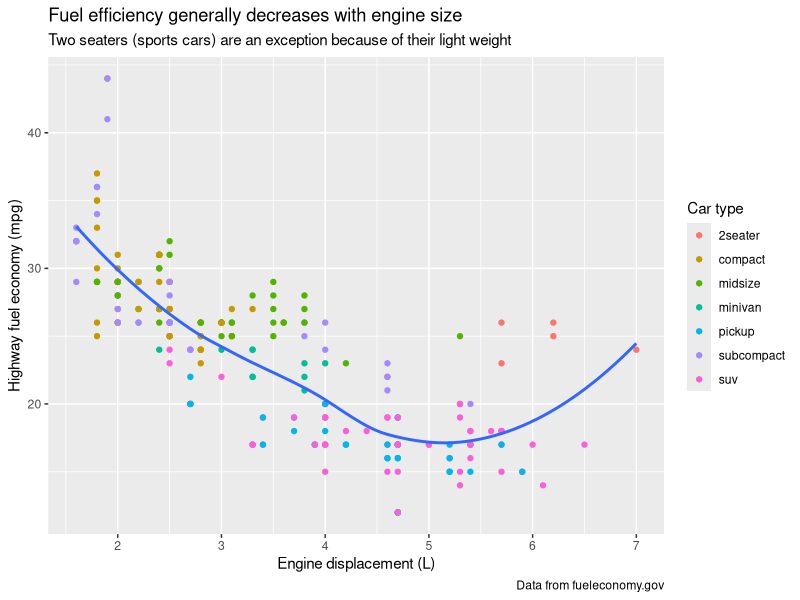
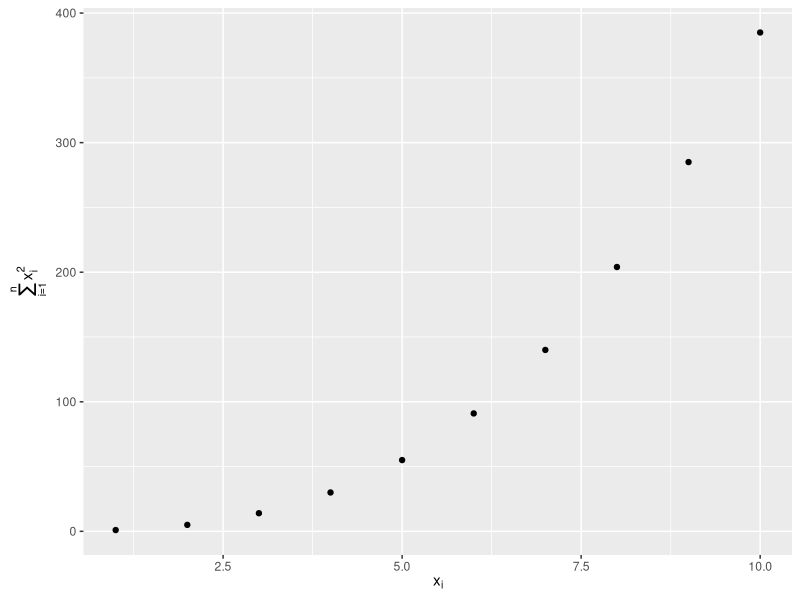
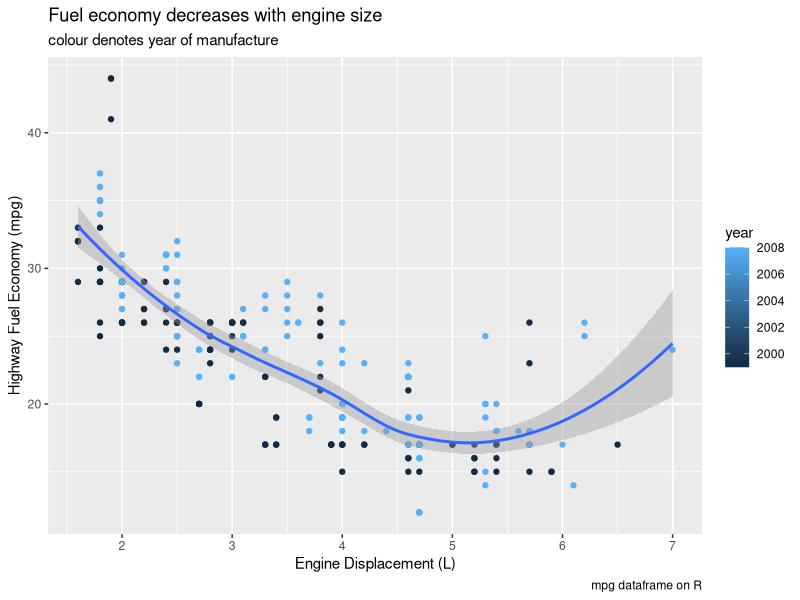
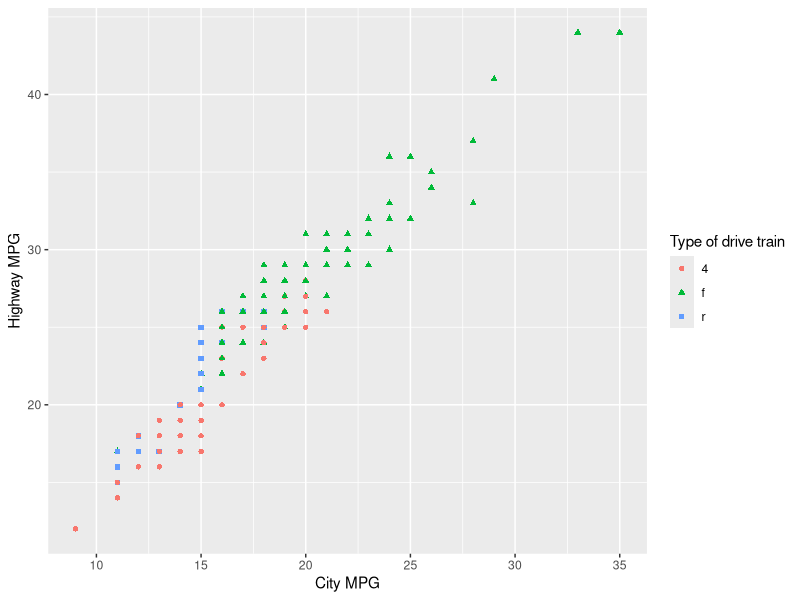
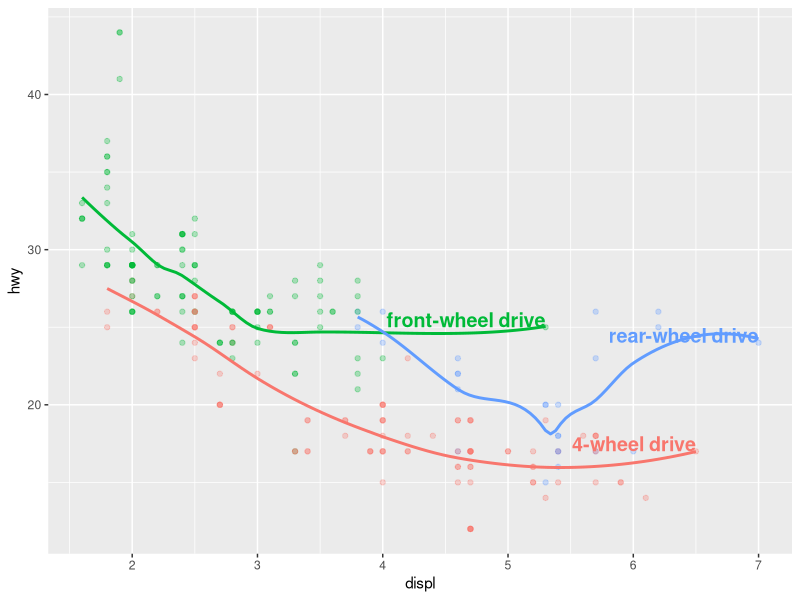
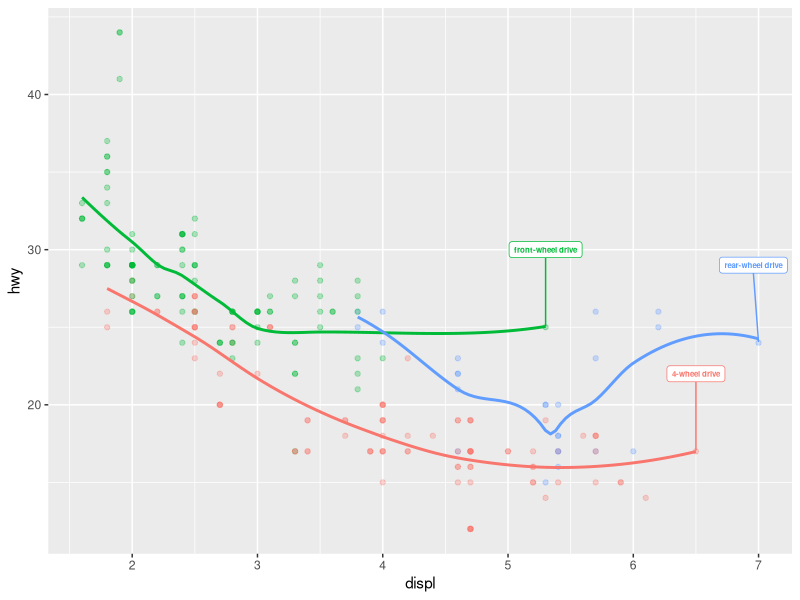
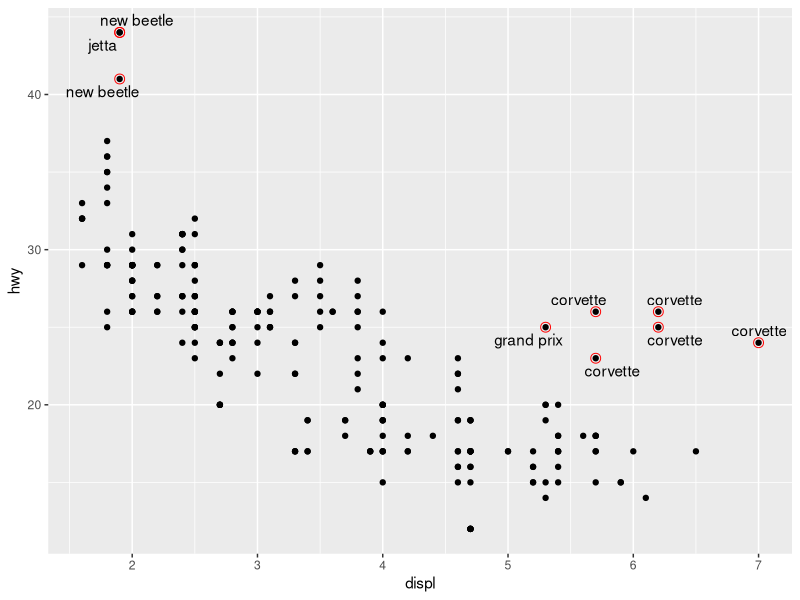
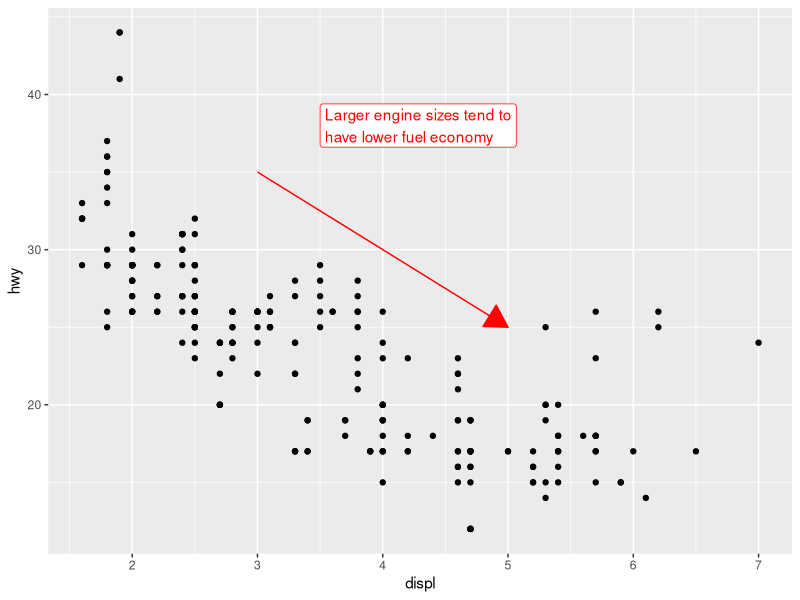

Write the R code that produced these figures, in order.
## ---- chunk 1
library(tidyverse)
library(scales)
library(ggrepel)
library(patchwork)
## ---- chunk 2
ggplot(mpg, aes(x = displ, y = hwy)) +
  geom_point(aes(color = class)) +
  geom_smooth(se = FALSE) +
  labs(
    x = "Engine displacement (L)",
    y = "Highway fuel economy (mpg)",
    color = "Car type",
    title = "Fuel efficiency generally decreases with engine size",
    subtitle = "Two seaters (sports cars) are an exception because of their light weight",
    caption = "Data from fueleconomy.gov"
  )
## ---- chunk 3
df <- tibble(
  x = 1:10,
  y = cumsum(x^2)
)

ggplot(df, aes(x, y)) +
  geom_point() +
  labs(
    x = quote(x[i]),
    y = quote(sum(x[i] ^ 2, i == 1, n))
  )
## ---- chunk 4
ggplot(mpg, aes(x = displ, y = hwy)) +
  geom_point(aes(colour = year)) +
  geom_smooth() +
  labs(title = "Fuel economy decreases with engine size",
       subtitle = "colour denotes year of manufacture",
       x = "Engine Displacement (L)",
       y = "Highway Fuel Economy (mpg)",
       caption = "mpg dataframe on R")
## ---- chunk 5
ggplot(mpg, aes(x = cty, y = hwy)) +
  geom_point(aes(colour = drv, shape = drv)) +
  labs (
    x = "City MPG",
    y = "Highway MPG",
    colour = "Type of drive train",
    shape = "Type of drive train"
  )
## ---- chunk 6
label_info <- mpg |>
  group_by(drv) |>
  arrange(desc(displ)) |>
  slice_head(n = 1) |>
  mutate(
    drive_type = case_when(
      drv == "f" ~ "front-wheel drive",
      drv == "r" ~ "rear-wheel drive",
      drv == "4" ~ "4-wheel drive"
    )
  ) |>
  select(displ, hwy, drv, drive_type)
## ---- chunk 7
ggplot(mpg, aes(x = displ, y = hwy, color = drv)) +
  geom_point(alpha = 0.3) +
  geom_smooth(se = FALSE) +
  geom_text(
    data = label_info, 
    aes(x = displ, y = hwy, label = drive_type),
    fontface = "bold", size = 5, hjust = "right", vjust = "bottom"
  ) +
  theme(legend.position = "none")
## ---- chunk 8
ggplot(mpg, aes(x = displ, y = hwy, color = drv)) +
  geom_point(alpha = 0.3) +
  geom_smooth(se = FALSE) +
  geom_label_repel(
    data = label_info, 
    aes(x = displ, y = hwy, label = drive_type),
    fontface = "bold", size = 2, nudge_y = 5
  ) +
  theme(legend.position = "none")
## ---- chunk 9
potential_outliers <- mpg |> 
  filter(hwy > 40 | (hwy > 20 & displ > 5)) 


  ggplot(mpg, aes(x = displ, y = hwy)) +
  geom_point() +
  geom_text_repel(data = potential_outliers, aes(label = model)) +
  geom_point(
    data = potential_outliers,
    colour = "red", size = 3, shape = "circle open")
## ---- chunk 10
trend_text <- "Larger engine sizes tend to have lower fuel economy" |> 
  str_wrap(width = 30)

trend_text
## ---- chunk 11
ggplot(mpg, aes(x = displ, y = hwy)) +
  geom_point() +
  annotate(
    geom = "label", x = 3.5, y = 38,
    label = trend_text, 
    hjust = "left",  colour = "red"
     ) +
  annotate(
    geom = "segment", 
    x = 3, y = 35, xend = 5, yend = 25, colour = "red", 
    arrow = arrow(type = "closed")
  )
## ---- chunk 12
# Create the plot with text at the four corners
ggplot(mpg, aes(x = displ, y = hwy)) +
  geom_point(alpha = 0.3) +
  geom_text(aes(x = Inf, y = Inf, label = "Top Right"), 
            hjust = 1, vjust = 1, nudge_x = 0.5, nudge_y = 0.5) +  # Adjust top-right corner label
  geom_text(aes(x = -Inf, y = Inf, label = "Top Left"), 
            hjust = 0, vjust = 1, nudge_x = -0.5, nudge_y = 0.5) +  # Adjust top-left corner label
  geom_text(aes(x = Inf, y = -Inf, label = "Bottom Right"), 
            hjust = 1, vjust = 0, nudge_x = 0.5, nudge_y = -0.5) + # Adjust bottom-right corner label
  geom_text(aes(x = -Inf, y = -Inf, label = "Bottom Left"), 
            hjust = 0, vjust = 0, nudge_x = -0.5, nudge_y = -0.5) +  # Adjust bottom-left corner label
  theme_minimal() +
  theme(legend.position = "none") +  # Remove legend for clarity
  coord_cartesian(clip = "off")  # Disable clipping to allow text outside plot area

## ---- chunk 13
ggplot(mpg, aes(x = displ, y = hwy)) +
  geom_point(alpha = 0.3) +
  geom_text(aes(x = Inf, y = Inf, label = "Top Right"), 
            hjust = 1, vjust = 1, nudge_x = 0.5, nudge_y = 0.5) +  
  geom_text(aes(x = -Inf, y = Inf, label = "Top Left"), 
            hjust = 0, vjust = 1, nudge_x = -0.5, nudge_y = 0.5) + 
  geom_text(aes(x = Inf, y = -Inf, label = "Bottom Right"), 
            hjust = 1, vjust = 0, nudge_x = 0.5, nudge_y = -0.5) +  
  geom_text(aes(x = -Inf, y = -Inf, label = "Bottom Left"), 
            hjust = 0, vjust = 0, nudge_x = -0.5, nudge_y = -0.5) +   
  theme_minimal() +
  theme(legend.position = "none") +  
  coord_cartesian(clip = "off")  +
  annotate(
    geom = "point", x = median(mpg$displ), y = median(mpg$displ), 
    colour = "red", size = 4, shape = 17
  )
## ---- chunk 14
# Adding label to single facet
ggplot(mpg, aes(x = displ, y = hwy)) +
  geom_point() +
  facet_wrap(~drv) + 
  geom_text(
  data = subset(mpg, drv == "4"),
  aes(x = 5, y = 30, label = "4- wheel drive"), 
  colour = "blue", size = 5, hjust = 1
) +
  geom_text(
    data = subset(mpg, drv == "f"),
    aes(x = 5, y= 30, label = "front wheel drive"), 
    colour = "red", size = 5, 
  ) +
  geom_text(
    data = subset(mpg, drv == "r"),
    aes(x = 5, y= 30, label ="rear wheel drive"), 
    colour = "green", size = 5, 
  )




## ---- chunk 15
ggplot(mpg, aes(x = displ, y = hwy)) +
  geom_point() +
  geom_segment(
    aes(xend = displ, yend = hwy),
    arrow = arrow(type = "open"),
    color = "blue"
  )
## ---- chunk 16
ggplot(mpg, aes(x = displ, y = hwy)) +
  geom_point() +
  geom_segment(
    aes(xend = displ, yend = hwy),
    arrow = arrow(length = unit(0.1, "inches")),
    color = "blue"
  )
## ---- chunk 17
ggplot(mpg, aes(x = displ, y = hwy)) +
  geom_point() +
  geom_segment(
    aes(xend = displ, yend = hwy),
    arrow = arrow(angle = 5),
    color = "blue"
  )
## ---- chunk 18
ggplot(mpg, aes(x = displ, y = hwy)) +
  geom_point() +
  geom_segment(
    aes(xend = displ, yend = hwy),
    arrow = arrow(ends = "last"),
    color = "blue"
  )
## ---- chunk 19
library(ggplot2)
library(grid)

ggplot(mpg, aes(x = displ, y = hwy)) +
  geom_segment(
    aes(xend = displ + 1, yend = hwy + 5), 
    arrow = arrow(type = "closed", length = unit(0.3, "inches"), angle = 25, ends = "both"),
    color = "blue"
  )

## ---- chunk 20
ggplot(mpg, aes(x = displ, y = hwy)) +
  geom_point(aes(color = class))
## ---- chunk 21
ggplot(mpg, aes(x = displ, y = hwy)) +
  geom_point(aes(color = class)) +
  scale_x_continuous() +
  scale_y_continuous() +
  scale_color_discrete()
## ---- chunk 22
ggplot(mpg, aes(x = displ, y = hwy, color = drv)) +
  geom_point() +
  scale_y_continuous(breaks = seq(15, 40, by = 5)) 
## ---- chunk 23
ggplot(mpg, aes(x = displ, y = hwy, color = drv)) +
  geom_point() +
  scale_x_continuous(labels = NULL) +
  scale_y_continuous(labels = NULL) +
  scale_color_discrete(labels = c("4" = "4-wheel", "f" = "front", "r" = "rear"))
## ---- chunk 24
# Left
ggplot(diamonds, aes(x = price, y = cut)) +
  geom_boxplot(alpha = 0.05) +
  scale_x_continuous(labels = label_dollar())

# Right
ggplot(diamonds, aes(x = price, y = cut)) +
  geom_boxplot(alpha = 0.05) +
  scale_x_continuous(
    labels = label_dollar(scale = 1/1000, suffix = "K"), 
    breaks = seq(1000, 19000, by = 6000)
  )
## ---- chunk 25
ggplot(diamonds, aes(x = cut, fill = clarity)) +
  geom_bar(position = "fill") +
  scale_y_continuous(name = "Percentage", labels = label_percent())
## ---- chunk 26
presidential |>
  mutate(id = 33 + row_number()) |>
  ggplot(aes(x = start, y = id)) +
  geom_point() +
  geom_segment(aes(xend = end, yend = id)) +
  scale_x_date(name = NULL, breaks = presidential$start, date_labels = "'%y")
## ---- chunk 27
base <- ggplot(mpg, aes(x = displ, y = hwy)) +
  geom_point(aes(color = class))

base + theme(legend.position = "right") # the default
base + theme(legend.position = "left")
base + 
  theme(legend.position = "top") +
  guides(color = guide_legend(nrow = 3))
base + 
  theme(legend.position = "bottom") +
  guides(color = guide_legend(nrow = 3))
## ---- chunk 28
ggplot(mpg, aes(x = displ, y = hwy)) +
  geom_point(aes(color = class)) +
  geom_smooth(se = FALSE) +
  theme(legend.position = "bottom") +
  guides(color = guide_legend(nrow = 2, override.aes = list(size = 4)))
#> `geom_smooth()` using method = 'loess' and formula = 'y ~ x'
## ---- chunk 29
# Left
ggplot(diamonds, aes(x = carat, y = price)) +
  geom_bin2d()

# Right
ggplot(diamonds, aes(x = log10(carat), y = log10(price))) +
  geom_bin2d()
## ---- chunk 30
ggplot(diamonds, aes(x = carat, y = price)) +
  geom_bin2d() + 
  scale_x_log10() + 
  scale_y_log10()
## ---- chunk 31
ggplot(mpg, aes(x = displ, y = hwy)) +
  geom_point(aes(color = drv))

ggplot(mpg, aes(x = displ, y = hwy)) +
  geom_point(aes(color = drv)) +
  scale_color_brewer(palette = "Set1")
## ---- chunk 32
ggplot(mpg, aes(x = displ, y = hwy)) +
  geom_point(aes(color = drv, shape = drv)) +
  scale_color_brewer(palette = "Set1")
## ---- chunk 33
presidential |>
  mutate(id = 33 + row_number()) |>
  ggplot(aes(x = start, y = id, color = party)) +
  geom_point() +
  geom_segment(aes(xend = end, yend = id)) +
  scale_color_manual(values = c(Republican = "#E81B23", Democratic = "#00AEF3"))
## ---- chunk 34
df <- tibble(
  x = rnorm(10000),
  y = rnorm(10000)
)

ggplot(df, aes(x, y)) +
  geom_hex() +
  coord_fixed() +
  labs(title = "Default, continuous", x = NULL, y = NULL)

ggplot(df, aes(x, y)) +
  geom_hex() +
  coord_fixed() +
  scale_fill_viridis_c() +
  labs(title = "Viridis, continuous", x = NULL, y = NULL)

ggplot(df, aes(x, y)) +
  geom_hex() +
  coord_fixed() +
  scale_fill_viridis_b() +
  labs(title = "Viridis, binned", x = NULL, y = NULL)

## ---- chunk 35
# Left
ggplot(mpg, aes(x = displ, y = hwy)) +
  geom_point(aes(color = drv)) +
  geom_smooth()

# Right
mpg |>
  filter(displ >= 5 & displ <= 6 & hwy >= 10 & hwy <= 25) |>
  ggplot(aes(x = displ, y = hwy)) +
  geom_point(aes(color = drv)) +
  geom_smooth()
## ---- chunk 36
suv <- mpg |> filter(class == "suv")
compact <- mpg |> filter(class == "compact")

# SUV
ggplot(suv, aes(x = displ, y = hwy, color = drv)) +
  geom_point()

# Compact
ggplot(compact, aes(x = displ, y = hwy, color = drv)) +
  geom_point()
## ---- chunk 37
x_scale <- scale_x_continuous(limits = range(mpg$displ))
y_scale <- scale_y_continuous(limits = range(mpg$hwy))
col_scale <- scale_color_discrete(limits = unique(mpg$drv))

# SUV
ggplot(suv, aes(x = displ, y = hwy, color = drv)) +
  geom_point() +
  x_scale +
  y_scale +
  col_scale

# Compact
ggplot(compact, aes(x = displ, y = hwy, color = drv)) +
  geom_point() +
  x_scale +
  y_scale +
  col_scale
## ---- chunk 38
df <- tibble(
  x = rnorm(10000),
  y = rnorm(10000)
)

ggplot(df, aes(x, y)) +
  geom_hex() +
  scale_color_gradient(low = "white", high = "red") +
  coord_fixed()

#Corrected
ggplot(df, aes(x, y)) +
  geom_hex() +
  scale_fill_gradient(low = "white", high = "red") +  # Use fill instead of color
  coord_fixed()

## ---- chunk 39
presidential_duration <- presidential |> 
  mutate(
    term_duration = as.numeric(end - start)
  )

ggplot(presidential_duration, aes(x = name, y = term_duration, colour = party)) +
  geom_point() +
  scale_x_discrete(name = NULL) + # Use scale_x_discrete for categorical data
   scale_color_manual(values = c(Republican = "#E81B23", Democratic = "#00AEF3")) 
 
  
  
## ---- chunk 40
presidential_duration <- presidential |> 
  mutate(
    term_duration_years = as.numeric(end - start) / 365.25  # Convert duration to years
  )

ggplot(presidential_duration, aes(x = name, y = term_duration_years, colour = party)) +
  geom_point() +
  scale_x_discrete(name = NULL) +
  scale_y_continuous(
    labels = label_number(scale = 1, accuracy = 1)
  ) +
  labs(y = "Term Duration (Years)") +
  scale_color_manual(values = c(Republican = "#E81B23", Democratic = "#00AEF3"))

  
## ---- chunk 41
presidential_duration <- presidential |> 
  mutate(
    term_duration = as.numeric(end - start)
  )

ggplot(presidential_duration, aes(x = name, y = term_duration, colour = party)) +
  geom_point() +
  scale_x_discrete(name = NULL) + # Use scale_x_discrete for categorical data
   scale_color_manual(values = c(Republican = "#E81B23", Democratic = "#00AEF3")) +
  geom_text_repel(
    aes(label = name, vjust = -0.5, size = 4)
  )

## ---- chunk 42
presidential_duration <- presidential |> 
  mutate(
    term_duration = as.numeric(end - start)
  )

ggplot(presidential_duration, aes(x = name, y = term_duration, fill = party)) +
  geom_bar(stat = "identity") +
  scale_x_discrete(name = NULL) + # Use scale_x_discrete for categorical data
   scale_color_manual(values = c(Republican = "#E81B23", Democratic = "#00AEF3")) +
  geom_text_repel(
    aes(label = name, vjust = -0.5, size = 4),
    colour = "green"
  ) +
  labs(
    title = "Presidential Term Dates",
    x = "President", 
    y = "Term Duration (Days)"
  )
## ---- chunk 43
# Add term duration in Years
presidential_duration <- presidential |> 
  mutate(
    term_duration = as.numeric(end - start)/ 365.25,
    start_year = as.numeric(format(start, "%Y")),  # Extracting the start year
    end_year = as.numeric(format(end, "%Y"))  # Extracting the end year
  )

# Plot
ggplot(presidential_duration, aes(x = start_year, y = term_duration, colour = party)) +
  geom_point() +
  scale_x_continuous(
    name = NULL, 
    breaks = seq(min(presidential_duration$start_year), 
                 max(presidential_duration$end_year), 
                 by = 4),  # Break every 4 years
    labels = function(x) paste0("'", substr(x, 3, 4))  # Format years like '53, '61
  ) +
  scale_color_manual(values = c(Republican = "#E81B23", Democratic = "#00AEF3")) +
  geom_text_repel(
    aes(label = name, vjust = -0.5, size = 4)
  ) +
  labs(
    title = "Presidential Term Durations",
    x = "Year", 
    y = "Term Duration (Years)"
  )

## ---- chunk 44
ggplot(diamonds, aes(x = carat, y = price)) +
  geom_point(aes(color = cut)) +
  guides(color = guide_legend(nrow = 1, override.aes = list(size = 4))) +
  scale_color_manual(values = c("Fair" = "green", "Very Good" = "blue", "Ideal" = "red", "Good" = "pink", "Premium" = "purple"))
## ---- chunk 45
ggplot(mpg, aes(x = displ, y = hwy)) +
  geom_point(aes(color = class)) +
  geom_smooth(se = FALSE) +
  theme_bw()
## ---- chunk 46
ggplot(mpg, aes(x = displ, y = hwy, color = drv)) +
  geom_point() +
  labs(
    title = "Larger engine sizes tend to have lower fuel economy",
    caption = "Source: https://fueleconomy.gov."
  ) +
  theme(
    legend.position = c(0.6, 0.7),
    legend.direction = "horizontal",
    legend.box.background = element_rect(color = "black"),
    plot.title = element_text(face = "bold"),
    plot.title.position = "plot",
    plot.caption.position = "plot",
    plot.caption = element_text(hjust = 0)
  )

## ---- chunk 47
ggplot(compact, aes(x = displ, y = hwy, color = drv)) +
  geom_point() +
  x_scale +
  y_scale +
  col_scale +
  theme_bw()
## ---- chunk 48
ggplot(compact, aes(x = displ, y = hwy, color = drv)) +
  geom_point() +
  x_scale +
  y_scale +
  col_scale +
  theme(
    axis.title.x = element_text(color = "blue", face = "bold"),  
    axis.title.y = element_text(color = "blue", face = "bold")   
  )
  
## ---- chunk 49
#install.packages("patchwork") 
p1 <- ggplot(mpg, aes(x = displ, y = hwy)) + 
  geom_point() + 
  labs(title = "Plot 1")
p2 <- ggplot(mpg, aes(x = drv, y = hwy)) + 
  geom_boxplot() + 
  labs(title = "Plot 2")
p1 + p2
## ---- chunk 50
p3 <- ggplot(mpg, aes(x = cty, y = hwy)) + 
  geom_point() + 
  labs(title = "Plot 3")
(p1 | p3) / p2
## ---- chunk 51
p1 <- ggplot(mpg, aes(x = drv, y = cty, color = drv)) + 
  geom_boxplot(show.legend = FALSE) + 
  labs(title = "Plot 1")

p2 <- ggplot(mpg, aes(x = drv, y = hwy, color = drv)) + 
  geom_boxplot(show.legend = FALSE) + 
  labs(title = "Plot 2")

p3 <- ggplot(mpg, aes(x = cty, color = drv, fill = drv)) + 
  geom_density(alpha = 0.5) + 
  labs(title = "Plot 3")

p4 <- ggplot(mpg, aes(x = hwy, color = drv, fill = drv)) + 
  geom_density(alpha = 0.5) + 
  labs(title = "Plot 4")

p5 <- ggplot(mpg, aes(x = cty, y = hwy, color = drv)) + 
  geom_point(show.legend = FALSE) + 
  facet_wrap(~drv) +
  labs(title = "Plot 5")

(guide_area() / (p1 + p2) / (p3 + p4) / p5) +
  plot_annotation(
    title = "City and highway mileage for cars with different drive trains",
    caption = "Source: https://fueleconomy.gov."
  ) +
  plot_layout(
    guides = "collect",
    heights = c(1, 3, 2, 4)
    ) &
  theme(legend.position = "top")
## ---- chunk 52
p1 <- ggplot(mpg, aes(x = displ, y = hwy)) + 
  geom_point() + 
  labs(title = "Plot 1")
p2 <- ggplot(mpg, aes(x = drv, y = hwy)) + 
  geom_boxplot() + 
  labs(title = "Plot 2")
p3 <- ggplot(mpg, aes(x = cty, y = hwy)) + 
  geom_point() + 
  labs(title = "Plot 3")

p1 | p2 / p3
## ---- chunk 53
p1 <- ggplot(mpg, aes(x = displ, y = hwy)) + 
  geom_point() + 
  labs(title = "Plot 1")
p2 <- ggplot(mpg, aes(x = drv, y = hwy)) + 
  geom_boxplot() + 
  labs(title = "Plot 2")
p3 <- ggplot(mpg, aes(x = cty, y = hwy)) + 
  geom_point() + 
  labs(title = "Plot 3") 

p1 / (p2 +p3)
